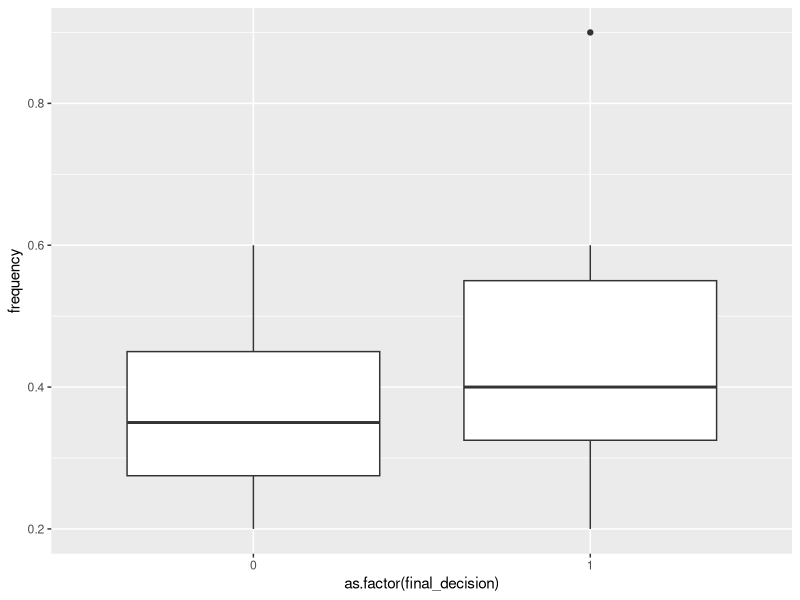
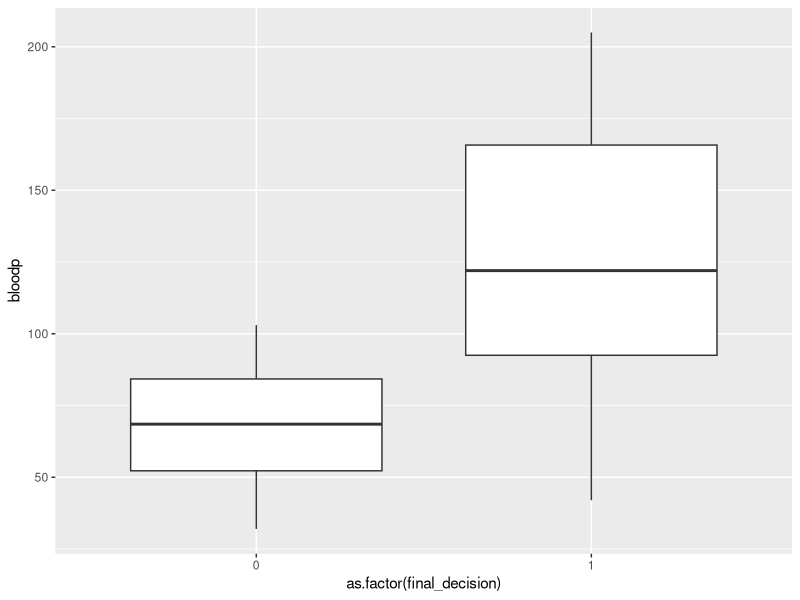
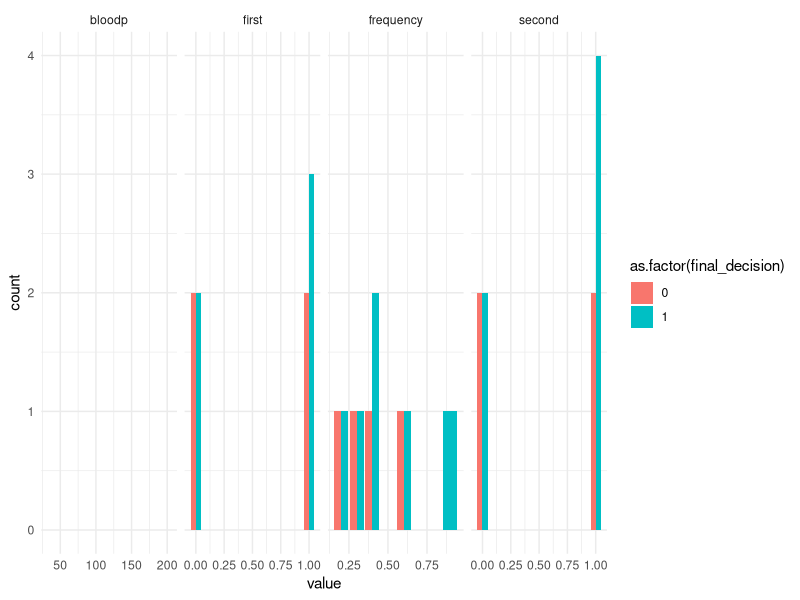

These figures' R source, in order:
install.packages("tidyverse")
library(tidyverse)
frequency<- c(0.6, 0.3, 0.4, 0.4, 0.2, 0.6, 0.3, 0.4, 0.9, 0.2)
bloodp <- c(103, 87, 32, 42, 59, 109, 78, 205, 135, 176)
first <- c(1, 1, 1, 1, 0, 0, 0, 0, NA, 1)
second <- c(0, 0, 1, 1, 0, 0, 1, 1, 1, 1)
final_decision <- c(0, 1, 0, 1, 0, 1, 0, 1, 1, 1)
df <- data.frame(frequency, bloodp, first, second, final_decision)
df
ggplot(data = df, 
       mapping = aes(x = as.factor(final_decision),  # Convert to factor if it's categorical
                     y = frequency)) +
  geom_boxplot()
ggplot(data = df, 
       mapping = aes(x = as.factor(final_decision),  # Convert to factor if it's categorical
                     y = bloodp)) +
  geom_boxplot()
#how to make a histogram
df %>%
  gather(variable, value, -final_decision) %>%
  ggplot(aes(x = value, fill = as.factor(final_decision))) +
  geom_bar(position = "dodge", stat = "count", binwidth = 0.1) +
  facet_grid(.~variable, scales = "free_x") +
  theme_minimal()
